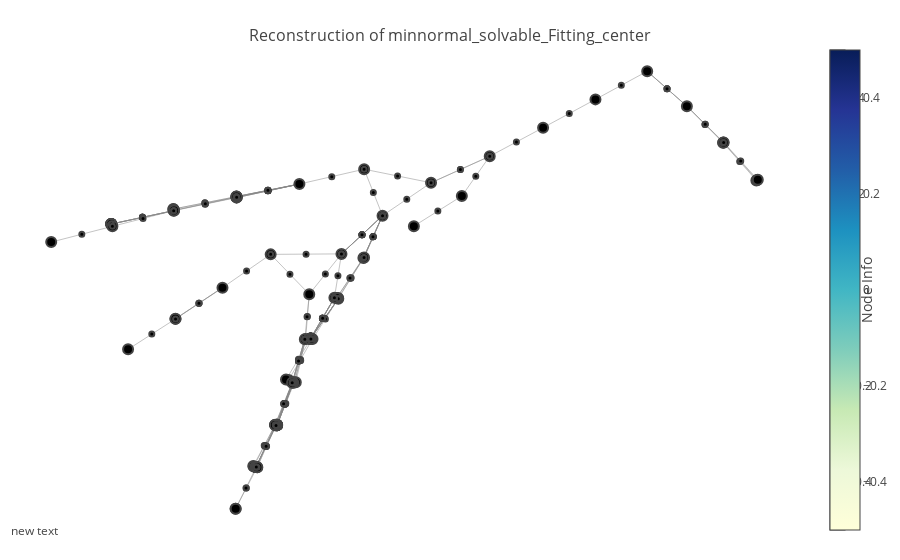

The notebook cell saved with this chart:
### Code cell
from ml4tputils.visualize import *

tgtlem = "minnormal_solvable_Fitting_center"
file = "/Users/dehuang/Documents/research/ml4tp/data/odd-order/BGsection1.v.dump"
#tgtlem = "foo1"
#file = "/Users/dehuang/Documents/research/ml4tp/ex/foo1.dump"
vis = Visualize(f_display=True, f_jupyter=True, f_verbose=False, rawtac_file="rawtac.log", tgtlem=tgtlem)
tactrs = vis.visualize_file(file)
#for tactr in tactrs:
#    tactr.dump()

### Figure 1 — Plotly figure (JSON) as saved in the notebook; plotly's stock layout.template omitted (floating-point values rounded to 4 significant figures; data arrays with more than 128 entries replaced by an {"elided": "..."} marker saying what was removed)
{"data": [{"hoverinfo": null, "line": {"color": "#888", "width": 0.5}, "mode": "lines", "type": "scatter", "x": {"elided": "597 float values"}, "y": {"elided": "597 float values"}}, {"hoverinfo": "text", "marker": {"color": [], "colorbar": {"thickness": 15, "title": "Node Info", "titleside": "right", "xanchor": "left"}, "colorscale": "YIGnBu", "line": {"width": 2}, "reversescale": true, "showscale": true, "size": 10}, "mode": "markers", "text": ["gid: 50<br>gT: finGroupType<br>M, G: {group gT}<br>=====================<br>'Z('F(G)) <| G", "gid: 60<br>gT: finGroupType<br>M, G: {group gT}<br>=====================<br>true", "gid: 76<br>gT: finGroupType<br>M, G: {group gT}<br>=====================<br>true", "gid: 77<br>gT: finGroupType<br>M, G: {group gT}<br>=====================<br>G <| G", "gid: t0", "gid: t1", "gid: t2", "gid: 45<br>gT: finGroupType<br>M, G: {group gT}<br>=====================<br>minnormal M G -> M \\subset G -> solvable M -> M \\subset 'Z('F(G))", "gid: 91<br>gT: finGroupType<br>M, G: {group gT}<br>nZG: 'Z('F(G)) <| G<br>=====================<br>minnormal M G -> M \\subset G -> solvable M -> M \\subset 'Z('F(G))", "gid: 94<br>gT: finGroupType<br>M, G: {group gT}<br>nZG: 'Z('F(G)) <| G<br>minM: minnormal M G<br>sMG: M \\subset G<br>solM: solvable M<br>=====================<br>M \\subset 'Z('F(G))", "gid: 142<br>gT: finGroupType<br>M, G: {group gT}<br>nZG: 'Z('F(G)) <| G<br>minM: minnormal M G<br>sMG: M \\subset G<br>solM: solvable M<br>ntM: M != 1<br>nMG: G \\subset 'N(M)<br>minM': forall H : {group gT}, (H != 1) && (G \\subset 'N(H)) -> H \\subset M -> H = M<br>=====================<br>M \\subset 'Z('F(G))", "gid: 269<br>gT: finGroupType<br>M, G: {group gT}<br>nZG: 'Z('F(G)) <| G<br>minM: minnormal M G<br>sMG: M \\subset G<br>solM: solvable M<br>ntM: M != 1<br>nMG: G \\subset 'N(M)<br>minM': forall H : {group gT}, (H != 1) && (G \\subset 'N(H)) -> H \\subset M -> H = M<br>=====================<br>((M :&: 'Z('F(G)))%G != 1) && (G \\subset 'N((M :&: 'Z('F(G)))%G))", "gid: 270<br>gT: finGroupType<br>M, G: {group gT}<br>nZG: 'Z('F(G)) <| G<br>minM: minnormal M G<br>sMG: M \\subset G<br>solM: solvable M<br>ntM: M != 1<br>nMG: G \\subset 'N(M)<br>minM': forall H : {group gT}, (H != 1) && (G \\subset 'N(H)) -> H \\subset M -> H = M<br>=====================<br>(M :&: 'Z('F(G)))%G \\subset M", "gid: t3", "gid: 301<br>gT: finGroupType<br>M, G: {group gT}<br>nZG: 'Z('F(G)) <| G<br>minM: minnormal M G<br>sMG: M \\subset G<br>solM: solvable M<br>ntM: M != 1<br>nMG: G \\subset 'N(M)<br>minM': forall H : {group gT}, (H != 1) && (G \\subset 'N(H)) -> H \\subset M -> H = M<br>=====================<br>(M :&: 'Z('F(G)))%G != 1 /\\ G \\subset 'N((M :&: 'Z('F(G)))%G)", "gid: 303<br>gT: finGroupType<br>M, G: {group gT}<br>nZG: 'Z('F(G)) <| G<br>minM: minnormal M G<br>sMG: M \\subset G<br>solM: solvable M<br>ntM: M != 1<br>nMG: G \\subset 'N(M)<br>minM': forall H : {group gT}, (H != 1) && (G \\subset 'N(H)) -> H \\subset M -> H = M<br>=====================<br>(M :&: 'Z('F(G)))%G != 1", "gid: 304<br>gT: finGroupType<br>M, G: {group gT}<br>nZG: 'Z('F(G)) <| G<br>minM: minnormal M G<br>sMG: M \\subset G<br>solM: solvable M<br>ntM: M != 1<br>nMG: G \\subset 'N(M)<br>minM': forall H : {group gT}, (H != 1) && (G \\subset 'N(H)) -> H \\subset M -> H = M<br>=====================<br>G \\subset 'N((M :&: 'Z('F(G)))%G)", "gid: 315<br>gT: finGroupType<br>M, G: {group gT}<br>nZG: 'Z('F(G)) <| G<br>minM: minnormal M G<br>sMG: M \\subset G<br>solM: solvable M<br>ntM: M != 1<br>nMG: G \\subset 'N(M)<br>minM': forall H : {group gT}, (H != 1) && (G \\subset 'N(H)) -> H \\subset M -> H = M<br>=====================<br>true", "gid: t4", "gid: 316<br>gT: finGroupType<br>M, G: {group gT}<br>nZG: 'Z('F(G)) <| G<br>minM: minnormal M G<br>sMG: M \\subset G<br>solM: solvable M<br>ntM: M != 1<br>nMG: G \\subset 'N(M)<br>minM': forall H : {group gT}, (H != 1) && (G \\subset 'N(H)) -> H \\subset M -> H = M<br>=====================<br>G \\subset 'N(M)", "gid: t5", "gid: 317<br>gT: finGroupType<br>M, G: {group gT}<br>nZG: 'Z('F(G)) <| G<br>minM: minnormal M G<br>sMG: M \\subset G<br>solM: solvable M<br>ntM: M != 1<br>nMG: G \\subset 'N(M)<br>minM': forall H : {group gT}, (H != 1) && (G \\subset 'N(H)) -> H \\subset M -> H = M<br>=====================<br>G \\subset 'N(('Z('F(G)))%G)", "gid: 318<br>gT: finGroupType<br>M, G: {group gT}<br>nZG: 'Z('F(G)) <| G<br>minM: minnormal M G<br>sMG: M \\subset G<br>solM: solvable M<br>ntM: M != 1<br>nMG: G \\subset 'N(M)<br>minM': forall H : {group gT}, (H != 1) && (G \\subset 'N(H)) -> H \\subset M -> H = M<br>=====================<br>(G \\subset 'N(('Z('F(G)))%G)) = true", "gid: 335<br>gT: finGroupType<br>M, G: {group gT}<br>nZG: 'Z('F(G)) <| G<br>minM: minnormal M G<br>sMG: M \\subset G<br>solM: solvable M<br>ntM: M != 1<br>nMG: G \\subset 'N(M)<br>minM': forall H : {group gT}, (H != 1) && (G \\subset 'N(H)) -> H \\subset M -> H = M<br>=====================<br>true = (G \\subset 'N(('Z('F(G)))%G))", "gid: e0", "gid: e1", "gid: e2", "gid: e3", "gid: e4", "gid: 338<br>gT: finGroupType<br>M, G: {group gT}<br>nZG: 'Z('F(G)) <| G<br>minM: minnormal M G<br>sMG: M \\subset G<br>solM: solvable M<br>ntM: M != 1<br>nMG: G \\subset 'N(M)<br>minM': forall H : {group gT}, (H != 1) && (G \\subset 'N(H)) -> H \\subset M -> H = M<br>=====================<br>locked false = true", "gid: e5", "gid: 344<br>gT: finGroupType<br>M, G: {group gT}<br>nZG: 'Z('F(G)) <| G<br>minM: minnormal M G<br>sMG: M \\subset G<br>solM: solvable M<br>ntM: M != 1<br>nMG: G \\subset 'N(M)<br>minM': forall H : {group gT}, (H != 1) && (G \\subset 'N(H)) -> H \\subset M -> H = M<br>=====================<br>true", "gid: 345<br>gT: finGroupType<br>M, G: {group gT}<br>nZG: 'Z('F(G)) <| G<br>minM: minnormal M G<br>sMG: M \\subset G<br>solM: solvable M<br>ntM: M != 1<br>nMG: G \\subset 'N(M)<br>minM': forall H : {group gT}, (H != 1) && (G \\subset 'N(H)) -> H \\subset M -> H = M<br>=====================<br>('Z('F(G)))%G <| G", "gid: t6", "gid: t7", "gid: t8", "gid: 378<br>gT: finGroupType<br>M, G: {group gT}<br>nZG: 'Z('F(G)) <| G<br>minM: minnormal M G<br>sMG: M \\subset G<br>solM: solvable M<br>ntM: M != 1<br>nMG: G \\subset 'N(M)<br>minM': forall H : {group gT}, (H != 1) && (G \\subset 'N(H)) -> H \\subset M -> H = M<br>=====================<br>nilpotent ('F(G))%G", "gid: 381<br>gT: finGroupType<br>M, G: {group gT}<br>nZG: 'Z('F(G)) <| G<br>minM: minnormal M G<br>sMG: M \\subset G<br>solM: solvable M<br>ntM: M != 1<br>nMG: G \\subset 'N(M)<br>minM': forall H : {group gT}, (H != 1) && (G \\subset 'N(H)) -> H \\subset M -> H = M<br>=====================<br>nilpotent ('F(G))%G = true", "gid: 398<br>gT: finGroupType<br>M, G: {group gT}<br>nZG: 'Z('F(G)) <| G<br>minM: minnormal M G<br>sMG: M \\subset G<br>solM: solvable M<br>ntM: M != 1<br>nMG: G \\subset 'N(M)<br>minM': forall H : {group gT}, (H != 1) && (G \\subset 'N(H)) -> H \\subset M -> H = M<br>=====================<br>true = nilpotent ('F(G))%G", "gid: e6", "gid: e7", "gid: e8", "gid: e9", "gid: e10", "gid: 401<br>gT: finGroupType<br>M, G: {group gT}<br>nZG: 'Z('F(G)) <| G<br>minM: minnormal M G<br>sMG: M \\subset G<br>solM: solvable M<br>ntM: M != 1<br>nMG: G \\subset 'N(M)<br>minM': forall H : {group gT}, (H != 1) && (G \\subset 'N(H)) -> H \\subset M -> H = M<br>=====================<br>locked false = true", "gid: e11", "gid: 379<br>gT: finGroupType<br>M, G: {group gT}<br>nZG: 'Z('F(G)) <| G<br>minM: minnormal M G<br>sMG: M \\subset G<br>solM: solvable M<br>ntM: M != 1<br>nMG: G \\subset 'N(M)<br>minM': forall H : {group gT}, (H != 1) && (G \\subset 'N(H)) -> H \\subset M -> H = M<br>=====================<br>M <| ('F(G))%G", "gid: 402<br>gT: finGroupType<br>M, G: {group gT}<br>nZG: 'Z('F(G)) <| G<br>minM: minnormal M G<br>sMG: M \\subset G<br>solM: solvable M<br>ntM: M != 1<br>nMG: G \\subset 'N(M)<br>minM': forall H : {group gT}, (H != 1) && (G \\subset 'N(H)) -> H \\subset M -> H = M<br>=====================<br>(M <| ('F(G))%G) = true", "gid: 419<br>gT: finGroupType<br>M, G: {group gT}<br>nZG: 'Z('F(G)) <| G<br>minM: minnormal M G<br>sMG: M \\subset G<br>solM: solvable M<br>ntM: M != 1<br>nMG: G \\subset 'N(M)<br>minM': forall H : {group gT}, (H != 1) && (G \\subset 'N(H)) -> H \\subset M -> H = M<br>=====================<br>true = (M <| ('F(G))%G)", "gid: e12", "gid: e13", "gid: e14", "gid: e15", "gid: e16", "gid: 422<br>gT: finGroupType<br>M, G: {group gT}<br>nZG: 'Z('F(G)) <| G<br>minM: minnormal M G<br>sMG: M \\subset G<br>solM: solvable M<br>ntM: M != 1<br>nMG: G \\subset 'N(M)<br>minM': forall H : {group gT}, (H != 1) && (G \\subset 'N(H)) -> H \\subset M -> H = M<br>=====================<br>locked false = true", "gid: e17", "gid: 380<br>gT: finGroupType<br>M, G: {group gT}<br>nZG: 'Z('F(G)) <| G<br>minM: minnormal M G<br>sMG: M \\subset G<br>solM: solvable M<br>ntM: M != 1<br>nMG: G \\subset 'N(M)<br>minM': forall H : {group gT}, (H != 1) && (G \\subset 'N(H)) -> H \\subset M -> H = M<br>=====================<br>M != 1", "gid: t9", "gid: t10", "gid: t11", "gid: 448<br>gT: finGroupType<br>M, G: {group gT}<br>nZG: 'Z('F(G)) <| G<br>minM: minnormal M G<br>sMG: M \\subset G<br>solM: solvable M<br>ntM: M != 1<br>nMG: G \\subset 'N(M)<br>minM': forall H : {group gT}, (H != 1) && (G \\subset 'N(H)) -> H \\subset M -> H = M<br>=====================<br>M \\subset ('F(G))%G /\\ ('F(G))%G \\subset 'N(M)", "gid: 450<br>gT: finGroupType<br>M, G: {group gT}<br>nZG: 'Z('F(G)) <| G<br>minM: minnormal M G<br>sMG: M \\subset G<br>solM: solvable M<br>ntM: M != 1<br>nMG: G \\subset 'N(M)<br>minM': forall H : {group gT}, (H != 1) && (G \\subset 'N(H)) -> H \\subset M -> H = M<br>=====================<br>M \\subset ('F(G))%G", "gid: 451<br>gT: finGroupType<br>M, G: {group gT}<br>nZG: 'Z('F(G)) <| G<br>minM: minnormal M G<br>sMG: M \\subset G<br>solM: solvable M<br>ntM: M != 1<br>nMG: G \\subset 'N(M)<br>minM': forall H : {group gT}, (H != 1) && (G \\subset 'N(H)) -> H \\subset M -> H = M<br>=====================<br>('F(G))%G \\subset 'N(M)", "gid: 477<br>gT: finGroupType<br>M, G: {group gT}<br>nZG: 'Z('F(G)) <| G<br>minM: minnormal M G<br>sMG: M \\subset G<br>solM: solvable M<br>ntM: M != 1<br>nMG: G \\subset 'N(M)<br>minM': forall H : {group gT}, (H != 1) && (G \\subset 'N(H)) -> H \\subset M -> H = M<br>=====================<br>G \\subset 'N(M)", "gid: t12", "gid: t13", "gid: 502<br>gT: finGroupType<br>M, G: {group gT}<br>nZG: 'Z('F(G)) <| G<br>minM: minnormal M G<br>sMG: M \\subset G<br>solM: solvable M<br>ntM: M != 1<br>nMG: G \\subset 'N(M)<br>minM': forall H : {group gT}, (H != 1) && (G \\subset 'N(H)) -> H \\subset M -> H = M<br>=====================<br>M <| G", "gid: 503<br>gT: finGroupType<br>M, G: {group gT}<br>nZG: 'Z('F(G)) <| G<br>minM: minnormal M G<br>sMG: M \\subset G<br>solM: solvable M<br>ntM: M != 1<br>nMG: G \\subset 'N(M)<br>minM': forall H : {group gT}, (H != 1) && (G \\subset 'N(H)) -> H \\subset M -> H = M<br>=====================<br>nilpotent M", "gid: 504<br>gT: finGroupType<br>M, G: {group gT}<br>nZG: 'Z('F(G)) <| G<br>minM: minnormal M G<br>sMG: M \\subset G<br>solM: solvable M<br>ntM: M != 1<br>nMG: G \\subset 'N(M)<br>minM': forall H : {group gT}, (H != 1) && (G \\subset 'N(H)) -> H \\subset M -> H = M<br>=====================<br>(M <| G) = true", "gid: 521<br>gT: finGroupType<br>M, G: {group gT}<br>nZG: 'Z('F(G)) <| G<br>minM: minnormal M G<br>sMG: M \\subset G<br>solM: solvable M<br>ntM: M != 1<br>nMG: G \\subset 'N(M)<br>minM': forall H : {group gT}, (H != 1) && (G \\subset 'N(H)) -> H \\subset M -> H = M<br>=====================<br>true = (M <| G)", "gid: e18", "gid: e19", "gid: e20", "gid: e21", "gid: e22", "gid: 524<br>gT: finGroupType<br>M, G: {group gT}<br>nZG: 'Z('F(G)) <| G<br>minM: minnormal M G<br>sMG: M \\subset G<br>solM: solvable M<br>ntM: M != 1<br>nMG: G \\subset 'N(M)<br>minM': forall H : {group gT}, (H != 1) && (G \\subset 'N(H)) -> H \\subset M -> H = M<br>=====================<br>locked false = true", "gid: e23", "gid: 529<br>gT: finGroupType<br>M, G: {group gT}<br>nZG: 'Z('F(G)) <| G<br>minM: minnormal M G<br>sMG: M \\subset G<br>solM: solvable M<br>ntM: M != 1<br>nMG: G \\subset 'N(M)<br>minM': forall H : {group gT}, (H != 1) && (G \\subset 'N(H)) -> H \\subset M -> H = M<br>=====================<br>true && (G \\subset 'N(M))", "gid: t14", "gid: t15", "gid: 530<br>gT: finGroupType<br>M, G: {group gT}<br>nZG: 'Z('F(G)) <| G<br>minM: minnormal M G<br>sMG: M \\subset G<br>solM: solvable M<br>ntM: M != 1<br>nMG: G \\subset 'N(M)<br>minM': forall H : {group gT}, (H != 1) && (G \\subset 'N(H)) -> H \\subset M -> H = M<br>=====================<br>nilpotent M = true", "gid: 547<br>gT: finGroupType<br>M, G: {group gT}<br>nZG: 'Z('F(G)) <| G<br>minM: minnormal M G<br>sMG: M \\subset G<br>solM: solvable M<br>ntM: M != 1<br>nMG: G \\subset 'N(M)<br>minM': forall H : {group gT}, (H != 1) && (G \\subset 'N(H)) -> H \\subset M -> H = M<br>=====================<br>true = nilpotent M", "gid: e24", "gid: e25", "gid: e26", "gid: e27", "gid: e28", "gid: 550<br>gT: finGroupType<br>M, G: {group gT}<br>nZG: 'Z('F(G)) <| G<br>minM: minnormal M G<br>sMG: M \\subset G<br>solM: solvable M<br>ntM: M != 1<br>nMG: G \\subset 'N(M)<br>minM': forall H : {group gT}, (H != 1) && (G \\subset 'N(H)) -> H \\subset M -> H = M<br>=====================<br>locked false = true", "gid: e29", "gid: 553<br>gT: finGroupType<br>M, G: {group gT}<br>nZG: 'Z('F(G)) <| G<br>minM: minnormal M G<br>sMG: M \\subset G<br>solM: solvable M<br>ntM: M != 1<br>nMG: G \\subset 'N(M)<br>minM': forall H : {group gT}, (H != 1) && (G \\subset 'N(H)) -> H \\subset M -> H = M<br>=====================<br>nilpotent M", "gid: 554<br>gT: finGroupType<br>M, G: {group gT}<br>nZG: 'Z('F(G)) <| G<br>minM: minnormal M G<br>sMG: M \\subset G<br>solM: solvable M<br>ntM: M != 1<br>nMG: G \\subset 'N(M)<br>minM': forall H : {group gT}, (H != 1) && (G \\subset 'N(H)) -> H \\subset M -> H = M<br>=====================<br>nilpotent M = true", "gid: 571<br>gT: finGroupType<br>M, G: {group gT}<br>nZG: 'Z('F(G)) <| G<br>minM: minnormal M G<br>sMG: M \\subset G<br>solM: solvable M<br>ntM: M != 1<br>nMG: G \\subset 'N(M)<br>minM': forall H : {group gT}, (H != 1) && (G \\subset 'N(H)) -> H \\subset M -> H = M<br>=====================<br>true = nilpotent M", "gid: e30", "gid: e31", "gid: e32", "gid: e33", "gid: e34", "gid: 574<br>gT: finGroupType<br>M, G: {group gT}<br>nZG: 'Z('F(G)) <| G<br>minM: minnormal M G<br>sMG: M \\subset G<br>solM: solvable M<br>ntM: M != 1<br>nMG: G \\subset 'N(M)<br>minM': forall H : {group gT}, (H != 1) && (G \\subset 'N(H)) -> H \\subset M -> H = M<br>=====================<br>locked false = true", "gid: e35", "gid: 586<br>gT: finGroupType<br>M, G: {group gT}<br>nZG: 'Z('F(G)) <| G<br>minM: minnormal M G<br>sMG: M \\subset G<br>solM: solvable M<br>ntM: M != 1<br>nMG: G \\subset 'N(M)<br>minM': forall H : {group gT}, (H != 1) && (G \\subset 'N(H)) -> H \\subset M -> H = M<br>=====================<br>abelian M", "gid: 680<br>gT: finGroupType<br>M, G: {group gT}<br>nZG: 'Z('F(G)) <| G<br>minM: minnormal M G<br>sMG: M \\subset G<br>solM: solvable M<br>ntM: M != 1<br>nMG: G \\subset 'N(M)<br>minM': forall H : {group gT}, (H != 1) && (G \\subset 'N(H)) -> H \\subset M -> H = M<br>=====================<br>abelian M -> abelian M", "gid: t16", "gid: t17"], "type": "scatter", "x": [0.8417, 0.9225, 0.9231, 0.9238, 0.9968, 0.9984, 1, 0.7532, 0.6377, 0.5208, 0.4018, 0.2708, 0.3395, 0.2325, 0.1215, 0.1625, -0.023, -0.1636, -0.3043, -0.1635, -0.3041, -0.1633, -0.3036, -0.4428, -0.4429, -0.4429, -0.4429, -0.4429, -0.4429, -0.4403, -0.5769, -0.163, -0.163, -0.3029, -0.3028, -0.1634, 0.1198, 0.06375, 0.002077, 0.002137, 0.002197, 0.00226, 0.002326, 0.002395, 0.006288, -0.04707, 0.07089, 0.05511, 0.001648, 0.001684, 0.00172, 0.001758, 0.001797, 0.001837, 0.002616, -0.05293, 0.1213, 0.0634, 0.06006, 0.06003, -0.08712, -0.001, -0.1947, -0.2995, -0.4053, -0.2997, -0.009133, -0.01088, -0.0383, -0.0733, -0.07338, -0.07345, -0.07352, -0.07359, -0.07364, -0.07696, -0.1259, -0.03401, -0.07263, -0.031, -0.03661, -0.07289, -0.07284, -0.07281, -0.07279, -0.0728, -0.07283, -0.07674, -0.1248, -0.03905, -0.07513, -0.1199, -0.12, -0.1201, -0.1202, -0.1203, -0.1204, -0.1173, -0.1655, -0.07755, -0.1192, -0.1652, -0.1168], "y": [0.6936, 0.5715, 0.572, 0.5725, 0.4454, 0.4465, 0.4476, 0.8104, 0.7163, 0.6217, 0.5261, 0.4375, 0.3931, 0.2924, 0.4829, 0.3275, 0.4331, 0.3912, 0.3497, 0.3909, 0.3493, 0.3877, 0.3442, 0.2993, 0.2994, 0.2995, 0.2996, 0.2995, 0.2994, 0.2918, 0.239, 0.3894, 0.3894, 0.3453, 0.345, 0.3912, 0.1861, 0.0497, -0.08312, -0.08314, -0.08317, -0.0832, -0.08323, -0.08326, -0.08516, -0.2217, 0.1996, 0.05272, -0.08411, -0.08413, -0.08415, -0.08416, -0.08418, -0.0842, -0.08475, -0.2205, 0.1874, 0.05213, 0.05231, 0.05232, 0.198, 0.06471, 0.08654, -0.01773, -0.1196, -0.01713, -0.08487, -0.08591, -0.2298, -0.3723, -0.3722, -0.3722, -0.3722, -0.3721, -0.3721, -0.3716, -0.51, -0.2296, -0.3714, -0.2297, -0.231, -0.373, -0.373, -0.373, -0.373, -0.373, -0.373, -0.3723, -0.511, -0.231, -0.3739, -0.5132, -0.5132, -0.5132, -0.5131, -0.5131, -0.513, -0.5141, -0.6527, -0.3727, -0.5134, -0.6526, -0.5139]}, {"hoverinfo": "text", "marker": {"color": [], "colorscale": "YIGnBu", "line": {"width": 2}, "reversescale": true, "showscale": true, "size": 5}, "mode": "markers", "text": {"elided": "199 str values"}, "type": "scatter", "x": {"elided": "199 float values"}, "y": {"elided": "199 float values"}}], "layout": {"annotations": [{"showarrow": false, "x": 0.005, "xref": "paper", "y": -0.002, "yref": "paper"}], "hovermode": "closest", "margin": {"b": 20, "l": 5, "r": 5, "t": 40}, "showlegend": false, "title": "<br>Reconstruction of minnormal_solvable_Fitting_center", "titlefont": {"size": 16}, "xaxis": {"showgrid": false, "showticklabels": false, "zeroline": false}, "yaxis": {"showgrid": false, "showticklabels": false, "zeroline": false}}}
